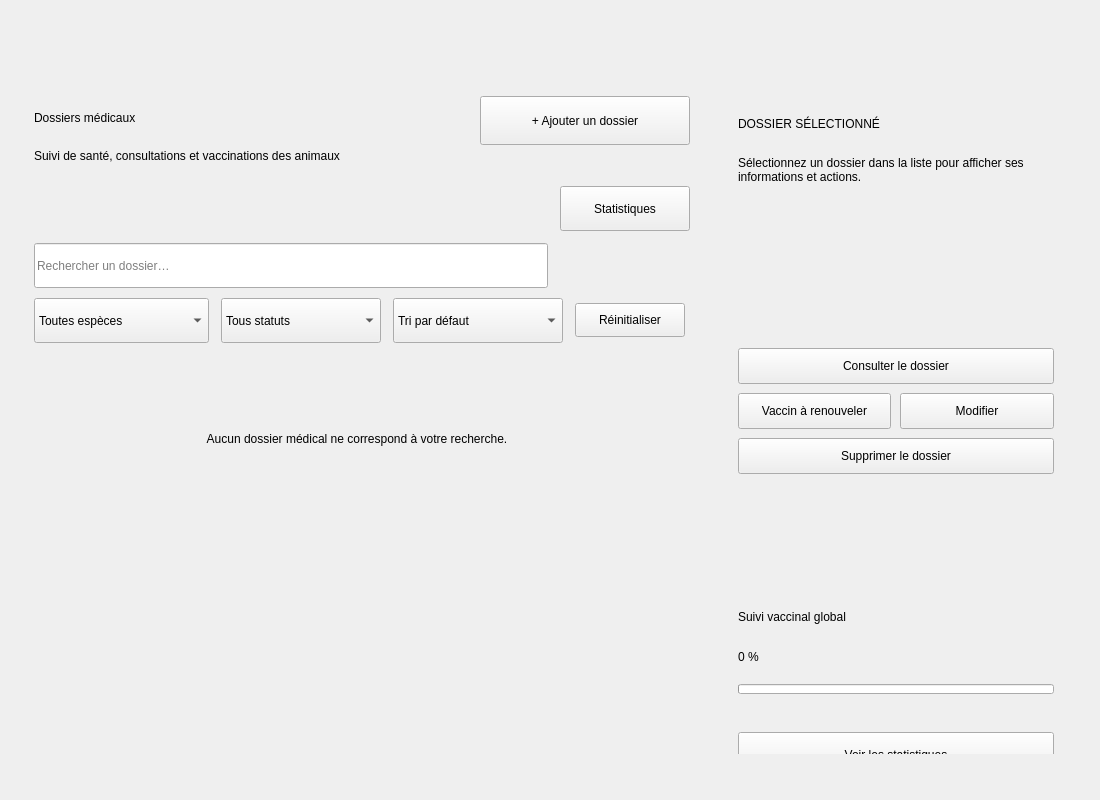
<?xml version='1.0' encoding='UTF-8'?>
<ui version="4.0">
  <class>DossiersPage</class>
  <widget class="QWidget" name="DossiersPage">
    <property name="geometry">
      <rect>
        <x>0</x>
        <y>0</y>
        <width>1100</width>
        <height>800</height>
      </rect>
    </property>
    <widget class="QWidget" name="pageArea">
      <property name="geometry">
        <rect>
          <x>34</x>
          <y>96</y>
          <width>1042</width>
          <height>752</height>
        </rect>
      </property>
      <widget class="QWidget" name="recordsPage">
        <property name="geometry">
          <rect>
            <x>0</x>
            <y>0</y>
            <width>656</width>
            <height>752</height>
          </rect>
        </property>
        <widget class="QLabel" name="pageTitle">
          <property name="geometry">
            <rect>
              <x>0</x>
              <y>0</y>
              <width>436</width>
              <height>44</height>
            </rect>
          </property>
          <property name="text">
            <string>Dossiers médicaux</string>
          </property>
        </widget>
        <widget class="QLabel" name="pageSubtitle">
          <property name="geometry">
            <rect>
              <x>0</x>
              <y>50</y>
              <width>656</width>
              <height>20</height>
            </rect>
          </property>
          <property name="text">
            <string>Suivi de santé, consultations et vaccinations des animaux</string>
          </property>
        </widget>
        <widget class="QPushButton" name="btnAdd">
          <property name="geometry">
            <rect>
              <x>446</x>
              <y>0</y>
              <width>210</width>
              <height>49</height>
            </rect>
          </property>
          <property name="text">
            <string>+ Ajouter un dossier</string>
          </property>
          <property name="cursor">
            <cursorShape>PointingHandCursor</cursorShape>
          </property>
          <property name="big" stdset="0">
            <bool>true</bool>
          </property>
        </widget>
        <widget class="QLabel" name="chipTotal">
          <property name="geometry">
            <rect>
              <x>0</x>
              <y>90</y>
              <width>130</width>
              <height>39</height>
            </rect>
          </property>
          <property name="text">
            <string />
          </property>
          <property name="alignment">
            <set>Qt::AlignCenter</set>
          </property>
          <property name="tone" stdset="0">
            <string>ok</string>
          </property>
        </widget>
        <widget class="QLabel" name="chipConsultations">
          <property name="geometry">
            <rect>
              <x>140</x>
              <y>90</y>
              <width>160</width>
              <height>39</height>
            </rect>
          </property>
          <property name="text">
            <string />
          </property>
          <property name="alignment">
            <set>Qt::AlignCenter</set>
          </property>
          <property name="tone" stdset="0">
            <string>info</string>
          </property>
        </widget>
        <widget class="QLabel" name="chipUpToDate">
          <property name="geometry">
            <rect>
              <x>310</x>
              <y>90</y>
              <width>110</width>
              <height>39</height>
            </rect>
          </property>
          <property name="text">
            <string />
          </property>
          <property name="alignment">
            <set>Qt::AlignCenter</set>
          </property>
          <property name="tone" stdset="0">
            <string>ok</string>
          </property>
        </widget>
        <widget class="QLabel" name="chipToRenew">
          <property name="geometry">
            <rect>
              <x>430</x>
              <y>90</y>
              <width>150</width>
              <height>39</height>
            </rect>
          </property>
          <property name="text">
            <string />
          </property>
          <property name="alignment">
            <set>Qt::AlignCenter</set>
          </property>
          <property name="tone" stdset="0">
            <string>warn</string>
          </property>
        </widget>
        <widget class="QPushButton" name="btnStatsTop">
          <property name="geometry">
            <rect>
              <x>526</x>
              <y>90</y>
              <width>130</width>
              <height>45</height>
            </rect>
          </property>
          <property name="text">
            <string>Statistiques</string>
          </property>
          <property name="cursor">
            <cursorShape>PointingHandCursor</cursorShape>
          </property>
        </widget>
        <widget class="QLineEdit" name="searchEdit">
          <property name="geometry">
            <rect>
              <x>0</x>
              <y>147</y>
              <width>514</width>
              <height>45</height>
            </rect>
          </property>
          <property name="placeholderText">
            <string>Rechercher un dossier…</string>
          </property>
          <property name="clearButtonEnabled">
            <bool>true</bool>
          </property>
        </widget>
        <widget class="QComboBox" name="filterSpecies">
          <property name="geometry">
            <rect>
              <x>0</x>
              <y>202</y>
              <width>175</width>
              <height>45</height>
            </rect>
          </property>
          <property name="cursor">
            <cursorShape>PointingHandCursor</cursorShape>
          </property>
          <item>
            <property name="text">
              <string>Toutes espèces</string>
            </property>
          </item>
          <item>
            <property name="text">
              <string>Chien</string>
            </property>
          </item>
          <item>
            <property name="text">
              <string>Chat</string>
            </property>
          </item>
          <item>
            <property name="text">
              <string>Lapin</string>
            </property>
          </item>
          <item>
            <property name="text">
              <string>Oiseau</string>
            </property>
          </item>
        </widget>
        <widget class="QComboBox" name="filterVaccination">
          <property name="geometry">
            <rect>
              <x>187</x>
              <y>202</y>
              <width>160</width>
              <height>45</height>
            </rect>
          </property>
          <property name="cursor">
            <cursorShape>PointingHandCursor</cursorShape>
          </property>
          <item>
            <property name="text">
              <string>Tous statuts</string>
            </property>
          </item>
          <item>
            <property name="text">
              <string>À jour</string>
            </property>
          </item>
          <item>
            <property name="text">
              <string>À renouveler</string>
            </property>
          </item>
        </widget>
        <widget class="QComboBox" name="sortCombo">
          <property name="geometry">
            <rect>
              <x>359</x>
              <y>202</y>
              <width>170</width>
              <height>45</height>
            </rect>
          </property>
          <property name="cursor">
            <cursorShape>PointingHandCursor</cursorShape>
          </property>
          <item>
            <property name="text">
              <string>Tri par défaut</string>
            </property>
          </item>
          <item>
            <property name="text">
              <string>Nom (A–Z)</string>
            </property>
          </item>
          <item>
            <property name="text">
              <string>Date récente</string>
            </property>
          </item>
          <item>
            <property name="text">
              <string>Propriétaire</string>
            </property>
          </item>
        </widget>
        <widget class="QPushButton" name="btnReset">
          <property name="geometry">
            <rect>
              <x>541</x>
              <y>207</y>
              <width>110</width>
              <height>34</height>
            </rect>
          </property>
          <property name="text">
            <string>Réinitialiser</string>
          </property>
          <property name="cursor">
            <cursorShape>PointingHandCursor</cursorShape>
          </property>
        </widget>
        <widget class="QScrollArea" name="cardsScroll">
          <property name="geometry">
            <rect>
              <x>0</x>
              <y>263</y>
              <width>656</width>
              <height>489</height>
            </rect>
          </property>
          <property name="frameShape">
            <enum>QFrame::NoFrame</enum>
          </property>
          <property name="horizontalScrollBarPolicy">
            <enum>Qt::ScrollBarAlwaysOff</enum>
          </property>
          <property name="widgetResizable">
            <bool>false</bool>
          </property>
          <widget class="QWidget" name="cardsContainer">
            <property name="geometry">
              <rect>
                <x>0</x>
                <y>0</y>
                <width>646</width>
                <height>489</height>
              </rect>
            </property>
            <widget class="QLabel" name="emptyLabel">
              <property name="geometry">
                <rect>
                  <x>0</x>
                  <y>0</y>
                  <width>646</width>
                  <height>160</height>
                </rect>
              </property>
              <property name="text">
                <string>Aucun dossier médical ne correspond à votre recherche.</string>
              </property>
              <property name="alignment">
                <set>Qt::AlignCenter</set>
              </property>
            </widget>
          </widget>
        </widget>
      </widget>
      <widget class="QWidget" name="detailPanel">
        <property name="geometry">
          <rect>
            <x>682</x>
            <y>0</y>
            <width>360</width>
            <height>658</height>
          </rect>
        </property>
        <widget class="QFrame" name="selectedCard">
          <property name="geometry">
            <rect>
              <x>0</x>
              <y>0</y>
              <width>360</width>
              <height>434</height>
            </rect>
          </property>
          <widget class="QLabel" name="eyebrow">
            <property name="geometry">
              <rect>
                <x>22</x>
                <y>20</y>
                <width>316</width>
                <height>16</height>
              </rect>
            </property>
            <property name="text">
              <string>DOSSIER SÉLECTIONNÉ</string>
            </property>
          </widget>
          <widget class="QLabel" name="placeholderText">
            <property name="geometry">
              <rect>
                <x>22</x>
                <y>44</y>
                <width>316</width>
                <height>60</height>
              </rect>
            </property>
            <property name="text">
              <string>Sélectionnez un dossier dans la liste pour afficher ses informations et actions.</string>
            </property>
            <property name="wordWrap">
              <bool>true</bool>
            </property>
            <property name="visible">
              <bool>false</bool>
            </property>
          </widget>
          <widget class="QWidget" name="detailContent">
            <property name="geometry">
              <rect>
                <x>22</x>
                <y>44</y>
                <width>316</width>
                <height>390</height>
              </rect>
            </property>
            <widget class="QLabel" name="panelTitle">
              <property name="geometry">
                <rect>
                  <x>0</x>
                  <y>0</y>
                  <width>316</width>
                  <height>36</height>
                </rect>
              </property>
              <property name="text">
                <string />
              </property>
            </widget>
            <widget class="QLabel" name="statusPill">
              <property name="geometry">
                <rect>
                  <x>0</x>
                  <y>44</y>
                  <width>120</width>
                  <height>28</height>
                </rect>
              </property>
              <property name="text">
                <string />
              </property>
            </widget>
            <widget class="QLabel" name="detailLine1">
              <property name="geometry">
                <rect>
                  <x>0</x>
                  <y>78</y>
                  <width>316</width>
                  <height>20</height>
                </rect>
              </property>
              <property name="text">
                <string />
              </property>
              <property name="wordWrap">
                <bool>true</bool>
              </property>
            </widget>
            <widget class="QLabel" name="detailLine2">
              <property name="geometry">
                <rect>
                  <x>0</x>
                  <y>102</y>
                  <width>316</width>
                  <height>36</height>
                </rect>
              </property>
              <property name="text">
                <string />
              </property>
              <property name="wordWrap">
                <bool>true</bool>
              </property>
            </widget>
            <widget class="QLabel" name="detailLine3">
              <property name="geometry">
                <rect>
                  <x>0</x>
                  <y>142</y>
                  <width>316</width>
                  <height>56</height>
                </rect>
              </property>
              <property name="text">
                <string />
              </property>
              <property name="wordWrap">
                <bool>true</bool>
              </property>
            </widget>
            <widget class="QPushButton" name="btnView">
              <property name="geometry">
                <rect>
                  <x>0</x>
                  <y>208</y>
                  <width>316</width>
                  <height>36</height>
                </rect>
              </property>
              <property name="text">
                <string>Consulter le dossier</string>
              </property>
              <property name="cursor">
                <cursorShape>PointingHandCursor</cursorShape>
              </property>
            </widget>
            <widget class="QPushButton" name="btnToggle">
              <property name="geometry">
                <rect>
                  <x>0</x>
                  <y>253</y>
                  <width>153</width>
                  <height>36</height>
                </rect>
              </property>
              <property name="text">
                <string>Vaccin à renouveler</string>
              </property>
              <property name="cursor">
                <cursorShape>PointingHandCursor</cursorShape>
              </property>
            </widget>
            <widget class="QPushButton" name="btnEdit">
              <property name="geometry">
                <rect>
                  <x>162</x>
                  <y>253</y>
                  <width>154</width>
                  <height>36</height>
                </rect>
              </property>
              <property name="text">
                <string>Modifier</string>
              </property>
              <property name="cursor">
                <cursorShape>PointingHandCursor</cursorShape>
              </property>
            </widget>
            <widget class="QPushButton" name="btnDelete">
              <property name="geometry">
                <rect>
                  <x>0</x>
                  <y>298</y>
                  <width>316</width>
                  <height>36</height>
                </rect>
              </property>
              <property name="text">
                <string>Supprimer le dossier</string>
              </property>
              <property name="cursor">
                <cursorShape>PointingHandCursor</cursorShape>
              </property>
            </widget>
          </widget>
        </widget>
        <widget class="QFrame" name="globalCard">
          <property name="geometry">
            <rect>
              <x>0</x>
              <y>488</y>
              <width>360</width>
              <height>215</height>
            </rect>
          </property>
          <widget class="QLabel" name="panelSubTitle">
            <property name="geometry">
              <rect>
                <x>22</x>
                <y>20</y>
                <width>316</width>
                <height>26</height>
              </rect>
            </property>
            <property name="text">
              <string>Suivi vaccinal global</string>
            </property>
          </widget>
          <widget class="QLabel" name="bigValue">
            <property name="geometry">
              <rect>
                <x>22</x>
                <y>54</y>
                <width>316</width>
                <height>38</height>
              </rect>
            </property>
            <property name="text">
              <string>0 %</string>
            </property>
          </widget>
          <widget class="QProgressBar" name="globalBar">
            <property name="geometry">
              <rect>
                <x>22</x>
                <y>100</y>
                <width>316</width>
                <height>10</height>
              </rect>
            </property>
            <property name="minimum">
              <number>0</number>
            </property>
            <property name="maximum">
              <number>100</number>
            </property>
            <property name="value">
              <number>0</number>
            </property>
            <property name="textVisible">
              <bool>false</bool>
            </property>
          </widget>
          <widget class="QLabel" name="globalText">
            <property name="geometry">
              <rect>
                <x>22</x>
                <y>118</y>
                <width>316</width>
                <height>20</height>
              </rect>
            </property>
            <property name="text">
              <string />
            </property>
          </widget>
          <widget class="QPushButton" name="btnStatsPanel">
            <property name="geometry">
              <rect>
                <x>22</x>
                <y>148</y>
                <width>316</width>
                <height>45</height>
              </rect>
            </property>
            <property name="text">
              <string>Voir les statistiques</string>
            </property>
            <property name="cursor">
              <cursorShape>PointingHandCursor</cursorShape>
            </property>
          </widget>
        </widget>
      </widget>
    </widget>
  </widget>
  <resources />
  <connections />
</ui>
